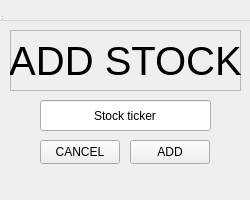
<?xml version="1.0" encoding="UTF-8"?>
<ui version="4.0">
 <class>InvestmentAdd</class>
 <widget class="QDialogue" name="InvestmentAdd">
  <property name="geometry">
   <rect>
    <x>0</x>
    <y>0</y>
    <width>250</width>
    <height>200</height>
   </rect>
  </property>
  <property name="windowTitle">
   <string>Centsible - Add Stock</string>
  </property>
  <property name="windowIcon">
   <iconset>
    <normaloff>centsible_logo.png</normaloff>centsible_logo.png</iconset>
  </property>
  <widget class="QWidget" name="centralwidget" native="true">
   <property name="geometry">
    <rect>
     <x>0</x>
     <y>0</y>
     <width>800</width>
     <height>600</height>
    </rect>
   </property>
   <widget class="QFrame" name="frame">
    <property name="geometry">
     <rect>
      <x>10</x>
      <y>30</y>
      <width>231</width>
      <height>61</height>
     </rect>
    </property>
    <property name="frameShape">
     <enum>QFrame::StyledPanel</enum>
    </property>
    <property name="frameShadow">
     <enum>QFrame::Raised</enum>
    </property>
    <widget class="QLabel" name="label">
     <property name="geometry">
      <rect>
       <x>0</x>
       <y>0</y>
       <width>231</width>
       <height>61</height>
      </rect>
     </property>
     <property name="font">
      <font>
       <pointsize>30</pointsize>
      </font>
     </property>
     <property name="text">
      <string>ADD STOCK</string>
     </property>
     <property name="alignment">
      <set>Qt::AlignCenter</set>
     </property>
    </widget>
   </widget>
   <widget class="QLineEdit" name="ticker_box">
    <property name="geometry">
     <rect>
      <x>40</x>
      <y>100</y>
      <width>171</width>
      <height>31</height>
     </rect>
    </property>
    <property name="text">
     <string>Stock ticker</string>
    </property>
    <property name="alignment">
     <set>Qt::AlignCenter</set>
    </property>
   </widget>
   <widget class="QPushButton" name="addButton">
    <property name="geometry">
     <rect>
      <x>130</x>
      <y>140</y>
      <width>80</width>
      <height>24</height>
     </rect>
    </property>
    <property name="text">
     <string>ADD</string>
    </property>
   </widget>
   <widget class="QPushButton" name="cancelButton">
    <property name="geometry">
     <rect>
      <x>40</x>
      <y>140</y>
      <width>80</width>
      <height>24</height>
     </rect>
    </property>
    <property name="text">
     <string>CANCEL</string>
    </property>
   </widget>
  </widget>
  <widget class="QMenuBar" name="menubar">
   <property name="geometry">
    <rect>
     <x>0</x>
     <y>0</y>
     <width>800</width>
     <height>21</height>
    </rect>
   </property>
  </widget>
  <widget class="QStatusBar" name="statusbar">
   <property name="geometry">
    <rect>
     <x>0</x>
     <y>0</y>
     <width>3</width>
     <height>22</height>
    </rect>
   </property>
  </widget>
 </widget>
 <customwidgets>
  <customwidget>
   <class>QDialogue</class>
   <extends>QWidget</extends>
   <header>qdialogue.h</header>
   <container>1</container>
  </customwidget>
 </customwidgets>
 <resources/>
 <connections/>
</ui>
